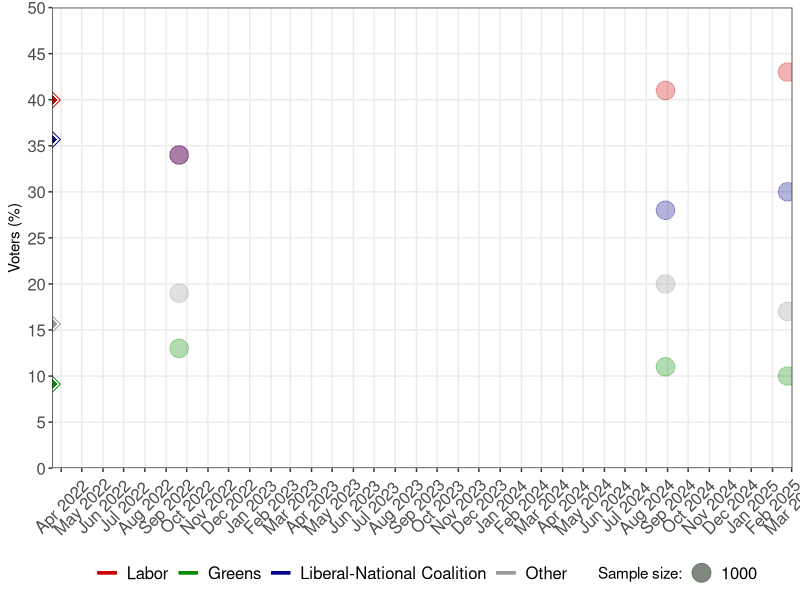
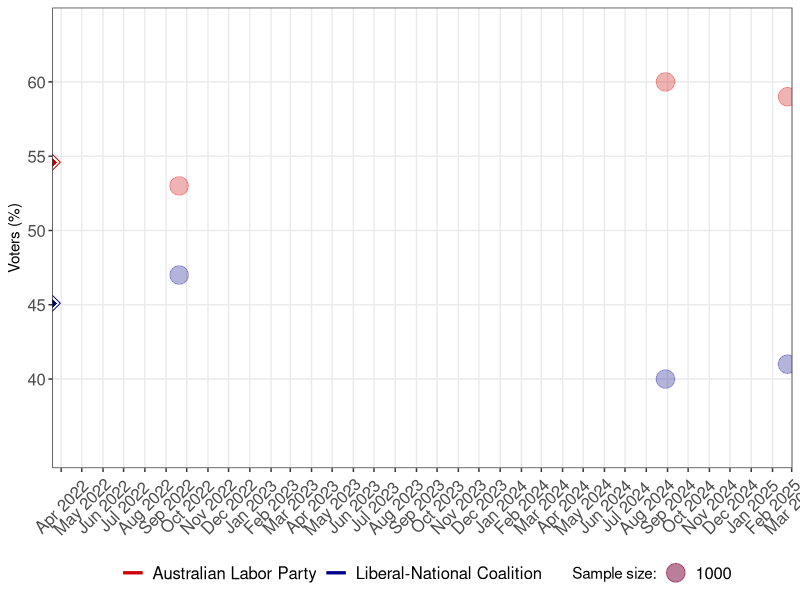

Here is the R script that generated these plots, in order:
library(ggplot2)
library(dplyr)
library(lubridate)
setwd("~/Documents/GitHub/wikipedia-sa-poll-charts") # replace with your own working directory
polling2226 <- read.csv("polling2226.csv")
spansize <- 0.6

election22 <- data.frame(c("LNP","ALP","GRN","OTH"), c(35.67,39.97,9.12,15.64))
#election25 <- data.frame(c("LNP","ALP","GRN","OTH"), c())
election22tpp <- data.frame(c("LNP","ALP"), c(45.10,54.59))
#election25tpp <- data.frame(c("LNP","ALP"), c())
names(election22) <- c("party", "vote")
#names(election25) <- c("party", "vote")
names(election22tpp) <- c("party", "vote")
#names(election25tpp) <- c("party", "vote")


polling2226$sample_size[is.na(polling2226$sample_size)] <- round(mean(polling2226$sample_size, na.rm=TRUE))

polling2226 <- polling2226 %>%
  arrange(desc(as.Date(last_date, '%d %b %Y')))

minss <- min(polling2226$sample_size)
max_date <- max(as.Date(polling2226$last_date, '%d %b %Y')) + days(7)

primary_votes <- ggplot(polling2226, aes(x=as.Date(last_date, '%d %b %Y'))) +
  theme_bw() +
  geom_point(aes(y=pv_alp, size=sample_size), colour="red3", alpha = 3/10) +
  geom_smooth(aes(y=pv_alp, colour="ALP", weight=sqrt(sample_size)), span = spansize, se = FALSE) +
  geom_point(aes(y=pv_lnp, size=sample_size), colour="blue4", alpha = 3/10) +
  geom_smooth(aes(y=pv_lnp, colour="LNP", weight=sqrt(sample_size)), span = spansize, se = FALSE) +
  geom_point(aes(y=pv_grn, size=sample_size), colour="green4", alpha = 3/10) +
  geom_smooth(aes(y=pv_grn, colour="GRN", weight=sqrt(sample_size)), span = spansize, se = FALSE) +
  geom_point(aes(y=pv_oth, size=sample_size), colour="grey60", alpha = 3/10) +
  geom_smooth(aes(y=pv_oth, colour="OTH", weight=sqrt(sample_size)), span = spansize, se = FALSE) +
  geom_point(data = election22, aes(x = as.Date('2022-03-19', '%Y-%m-%d'), y = vote, colour = party), shape=23, stroke=0.5, fill = "#FFFFFF", size=4) +
  geom_point(data = election22, aes(x = as.Date('2022-03-19', '%Y-%m-%d'), y = vote, colour = party), shape=18, size=3) +
  #geom_point(data = election25, aes(x = as.Date('2025-05-??', '%Y-%m-%d'), y = vote, colour = party), shape=23, stroke=0.5, fill = "#FFFFFF", size=4) +
  #geom_point(data = election25, aes(x = as.Date('2025-05-??', '%Y-%m-%d'), y = vote, colour = party), shape=18, size=3) +
  scale_y_continuous(limits=c(0, 50), breaks=c(0, 5, 10, 15, 20, 25, 30, 35, 40, 45, 50), minor_breaks = NULL, expand = c(0,0)) +
  scale_x_date(limits=c(as.Date('2022-03-19', '%Y-%m-%d'), max_date), date_breaks = "1 month", date_labels = "%b %Y", minor_breaks = "1 month", expand = c(0,0)) +
  guides(colour = guide_legend(override.aes = list(alpha = 1, shape = 16, size = 3))) +
  theme(legend.key = element_rect(colour = NA, fill = NA), legend.text=element_text(size=12), axis.text.y = element_text(size=12), axis.text.x = element_text(angle=45, vjust=0.5, size=12)) +
  labs(y="Voters (%)", x= NULL) +
  scale_colour_manual(name="", 
                     labels = c("Labor", "Greens", "Liberal-National Coalition", "Other"), 
                     values = c("ALP"="red3", "GRN"="green4", "LNP"="blue4", "OTH"="gray60"))

primary_votes + theme(legend.position="bottom", legend.box = "horizontal", legend.text = element_text(size=12)) +
  guides(colour = guide_legend(order=1, override.aes = list(size = 0, shape = 15)), size = guide_legend(order=2)) +
  scale_size_area(name = "Sample size:")

tpp <- ggplot(polling2226, aes(x=as.Date(last_date, '%d %b %Y'))) +
  theme_bw() +
  geom_point(aes(y=tpp_lnp, size=sample_size), colour="blue4", alpha = 3/10) +
  geom_smooth(aes(y=tpp_lnp, colour="LNP", weight=sqrt(sample_size)), span = spansize, se = FALSE) +
  geom_point(aes(y=tpp_alp, size=sample_size), colour="red3", alpha = 3/10) +
  geom_smooth(aes(y=tpp_alp, colour="ALP", weight=sqrt(sample_size)), span = spansize, se = FALSE) +
  geom_point(data = election22tpp, aes(x = as.Date('2022-03-19', '%Y-%m-%d'), y = vote, colour = party), shape=23, stroke=0.5, fill = "#FFFFFF", size=4) +
  geom_point(data = election22tpp, aes(x = as.Date('2022-03-19', '%Y-%m-%d'), y = vote, colour = party), shape=18, size=3) +
  #geom_point(data = election25tpp, aes(x = as.Date('2025-05-??', '%Y-%m-%d'), y = vote, colour = party), shape=23, stroke=0.5, fill = "#FFFFFF", size=4) +
  #geom_point(data = election25tpp, aes(x = as.Date('2025-05-??', '%Y-%m-%d'), y = vote, colour = party), shape=18, size=3) +
  scale_y_continuous(limits=c(34, 65), breaks=c(40,45,50,55,60), minor_breaks = NULL, expand = c(0,0)) +
  scale_x_date(limits=c(as.Date('2022-03-19', '%Y-%m-%d'), max_date), date_breaks = "1 month", date_labels = "%b %Y", minor_breaks = "1 month", expand = c(0,0)) +
  theme(legend.key = element_rect(colour = NA, fill = NA), legend.text=element_text(size=12), axis.text.y = element_text(size=12), axis.text.x = element_text(angle=45, vjust=0.5, size=12)) +
  labs(y="Voters (%)", x= NULL) +
  scale_colour_manual(name="", 
                     labels = c("Australian Labor Party", "Liberal-National Coalition"), 
                     values = c("ALP"="red3", "LNP"="blue4"))
tpp + theme(legend.position="bottom", legend.box = "horizontal", legend.text = element_text(size=12)) +
  guides(colour = guide_legend(order=1, override.aes = list(size = 0, shape = 15)), size = guide_legend(order=2)) +
  scale_size_area(name = "Sample size:")
